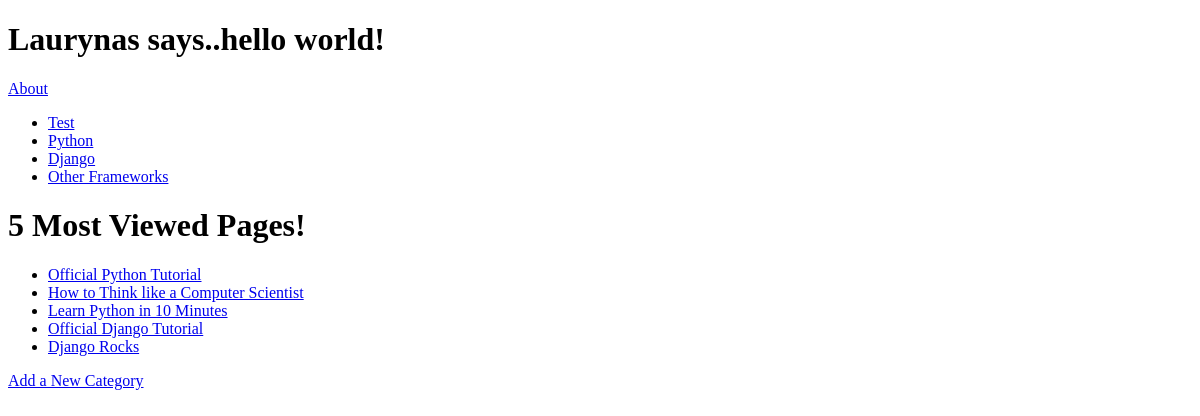
/rango/, run on an earlier commit of the app's database.
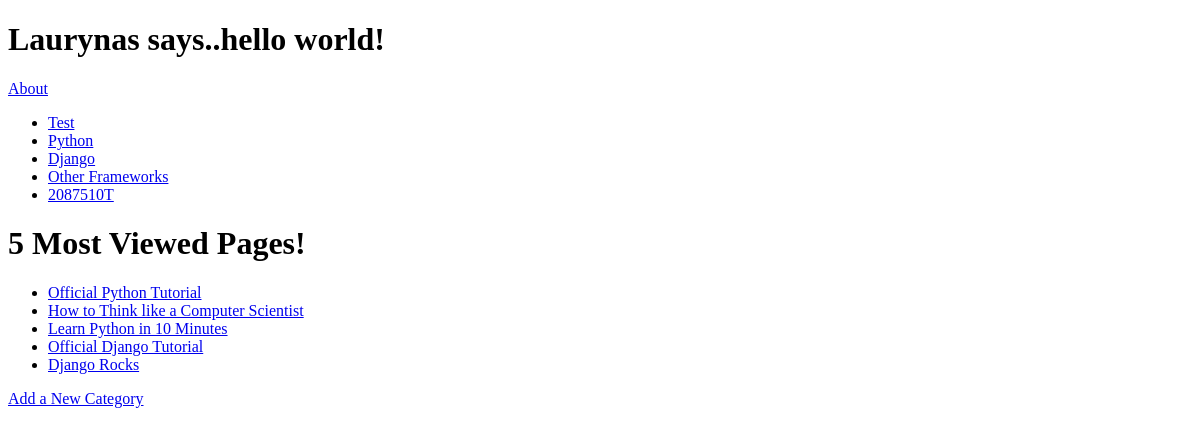
And on a later commit of the database.
### rango/models.py (models this page shows, shortened)
class Category(models.Model):
        name = models.CharField(max_length=128, unique=True)
        views = models.IntegerField(default=0)
        likes = models.IntegerField(default=0)
        slug = models.SlugField(default="")
        class Meta():
		    verbose_name_plural = 'categories'

class Page(models.Model):
	category = models.ForeignKey(Category)
	title = models.CharField(max_length=128)
	url = models.URLField()
	views = models.IntegerField(default=0)
	def __unicode__(self):
		return self.title

### rango/views.py (the view)
def index(request):
    category_list = Category.objects.order_by('-likes')[:5]
    page_list = Page.objects.order_by('-views')[:5]
    return render(request, 'rango/index.html', {'categories': category_list, 'pages': page_list})

### templates/rango/index.html (shortened to what this page needs)
<!DOCTYPE html>
<html>
    <head>
    </head>
    <body>
        <h1>Laurynas says..hello world!</h1>
        <a href="/rango/about/">About</a><br />
        {% if categories %}
            <ul>
                {% for category in categories %}
                <li><a href="/rango/category/{{ category.slug }}">{{ category.name }}</a></li>
                {% endfor %}
            </ul>
       {% else %}
            <strong>There are no categories present.</strong>
       {% endif %}
        <h1>5 Most Viewed Pages!</h1>
		        {% if pages %}
            <ul>
                {% for page in pages %}
                <li><a href="{{ page.url }}">{{ page.title }}</a></li>
                {% endfor %}
            </ul>
       {% else %}
            <strong>There are no pages present.</strong>
       {% endif %}
	    <a href="/rango/add_category/">Add a New Category</a><br />
    </body>
</html>

What changed in the data, as far as the page shows it:
added Category: name "2087510T"
